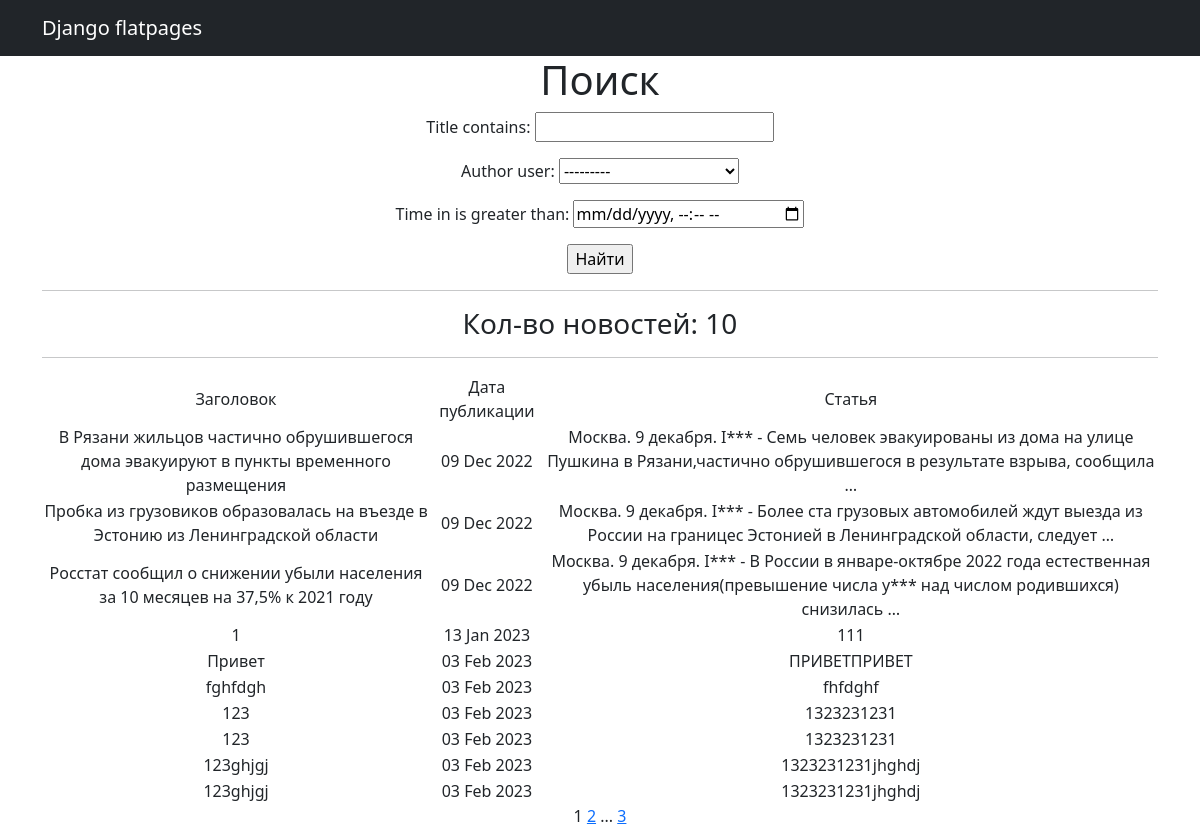
The app's page /news/search/ with its own data.
### news/models.py (models this page shows, shortened)
class Post(models.Model):
    author = models.ForeignKey(Author, on_delete=models.CASCADE)
    type_of_post = models.CharField(max_length=2, choices=type_post)
    time_in = models.DateTimeField(auto_now_add=True)
    title = models.CharField(max_length=255)
    text = models.TextField()
    rating_post = models.IntegerField(default=0)
    post_category = models.ManyToManyField(Category, through='PostCategory')
    @property
    def rating(self):
        return self.rating_post

### news/views.py (the view)
# urls.py: path('news/search/', PostSearch.as_view(), name='post_search'),
class PostSearch(ListView):
    model = Post
    ordering = 'time_in'
    template_name = 'post_search.html'
    context_object_name = 'news'
    paginate_by = 10
    def get_queryset(self):
        queryset = super().get_queryset()
        self.filterset = PostFilter(self.request.GET, queryset)
        return self.filterset.qs
    def get_context_data(self, **kwargs):
        context = super().get_context_data(**kwargs)
        context['filterset'] = self.filterset
        return context

### news/templatetags/custom_filter.py (called while the page is built)
@register.filter()
def censor(value: str) -> str:
    CURRENCY_WORDS = {'INTERFAX.RU':True,
                      'умерших': True
                      }
    try:
        if not isinstance(value, str):
            raise Exception('Error')
        a = value
        for word in list(CURRENCY_WORDS.keys()):
            if word in a:
                a = a.replace(word, f'{word[:1]}***')
            if word.capitalize() in a:
                a = a.replace(word.capitalize(), f'{word[:1].capitalize()}***')
        return a
    except Exception as e:
        print(e)

### news/templatetags/custom_tags.py (called while the page is built)
@register.simple_tag(takes_context=True)
def url_replace(context, **kwargs):
   d = context['request'].GET.copy()
   for k, v in kwargs.items():
       d[k] = v
   return d.urlencode()

### templates/post_search.html (shortened to what this page needs)
{% extends 'flatpages/default.html' %}
{% load custom_filter %}
{% load custom_tags %}
{% block content %}
   <h1>Поиск</h1>
    <form method="get">
        {{ filterset.form.as_p }}
        <input type="submit" value="Найти" />
    </form>
    <hr>
       <h3>Кол-во новостей: {{ news|length }}</h3>
    <hr>
   {% if news %}
       <table>
           <tr>
               <td>Заголовок</td>
               <td>Дата публикации</td>
               <td>Статья</td>
           </tr>
           {% for post in news %}
           <tr>
               <td>{{ post.title }}</td>
               <td>{{ post.time_in|date:'d M Y' }}</td>
               <td>{{ post.text|truncatewords:20|censor }}</td>
           </tr>
           {% endfor %}
       </table>
   {% else %}
       <h2>Новостей нет!</h2>
   {% endif %}
   {{ page_obj.number }}
   {% if page_obj.has_next %}
       <a href="?{% url_replace page=page_obj.next_page_number %}">{{ page_obj.next_page_number }}</a>
       {% if paginator.num_pages != page_obj.next_page_number %}
           ...
           <a href="?{% url_replace page=page_obj.paginator.num_pages %}">{{ page_obj.paginator.num_pages }}</a>
       {% endif %}
   {% endif %}
{% endblock content %}

### records on screen
Post: title "В Рязани жильцов частично обрушившегося дома эвакуируют в пункты временного размещения", time_in "09 Dec 2022", text|censor "Москва. 9 декабря. I*** - Семь человек эвакуированы из дома на улице Пушкина в Рязани,частично обрушившегося в результате взрыва, сообщила …"
Post: title "Пробка из грузовиков образовалась на въезде в Эстонию из Ленинградской области", time_in "09 Dec 2022", text|censor "Москва. 9 декабря. I*** - Более ста грузовых автомобилей ждут выезда из России на границес Эстонией в Ленинградской области, следует …"
Post: title "Росстат сообщил о снижении убыли населения за 10 месяцев на 37,5% к 2021 году", time_in "09 Dec 2022", text|censor "Москва. 9 декабря. I*** - В России в январе-октябре 2022 года естественная убыль населения(превышение числа у*** над числом родившихся) снизилась …"
Post: title "1", time_in "13 Jan 2023", text|censor "111"
Post: title "Привет", time_in "03 Feb 2023", text|censor "ПРИВЕТПРИВЕТ"
Post: title "fghfdgh", time_in "03 Feb 2023", text|censor "fhfdghf"
Post: title "123", time_in "03 Feb 2023", text|censor "1323231231"
Post: title "123", time_in "03 Feb 2023", text|censor "1323231231"
Post: title "123ghjgj", time_in "03 Feb 2023", text|censor "1323231231jhghdj"
Post: title "123ghjgj", time_in "03 Feb 2023", text|censor "1323231231jhghdj"

### other values on screen
{{ news|length }} "10"
{{ page_obj.number }} "1"
{{ page_obj.next_page_number }} "2"
{{ page_obj.paginator.num_pages }} "3"
